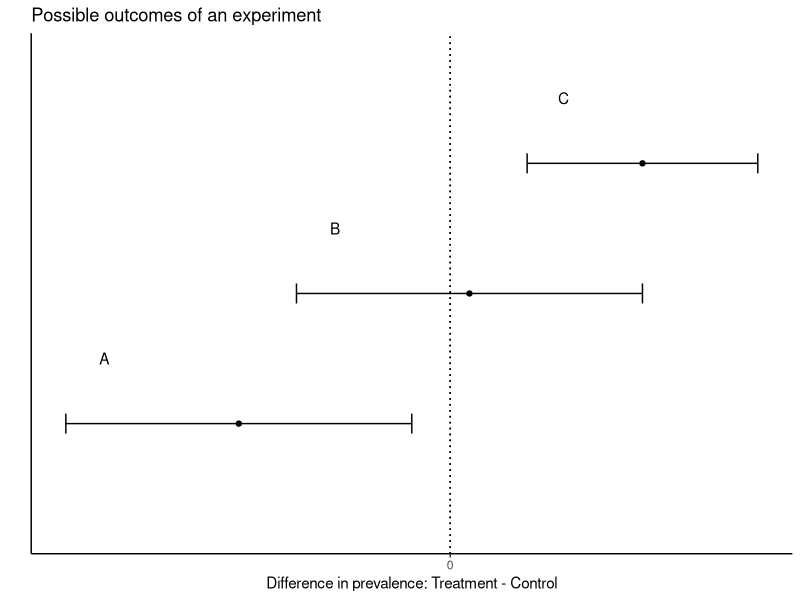
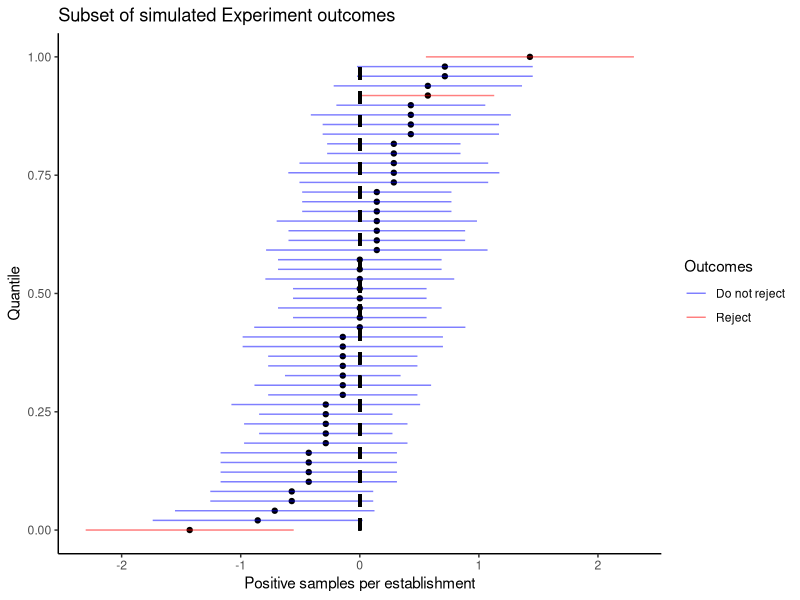
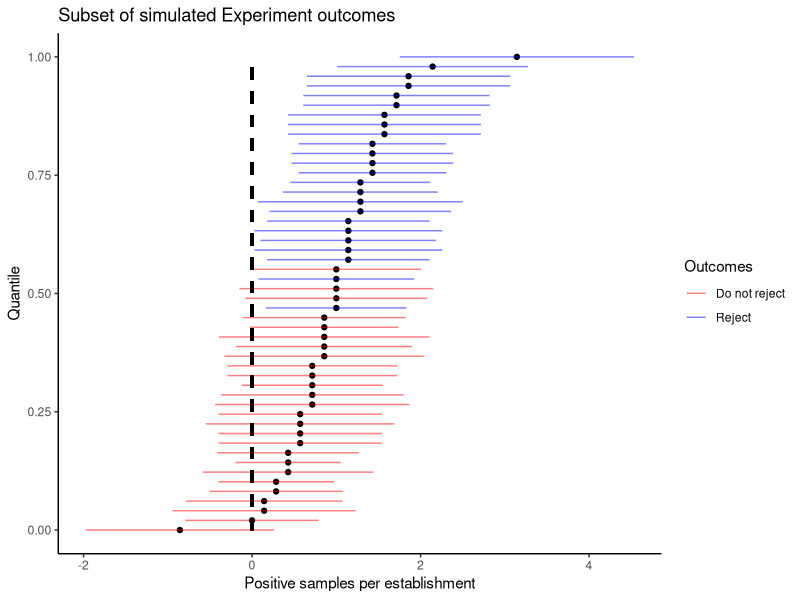
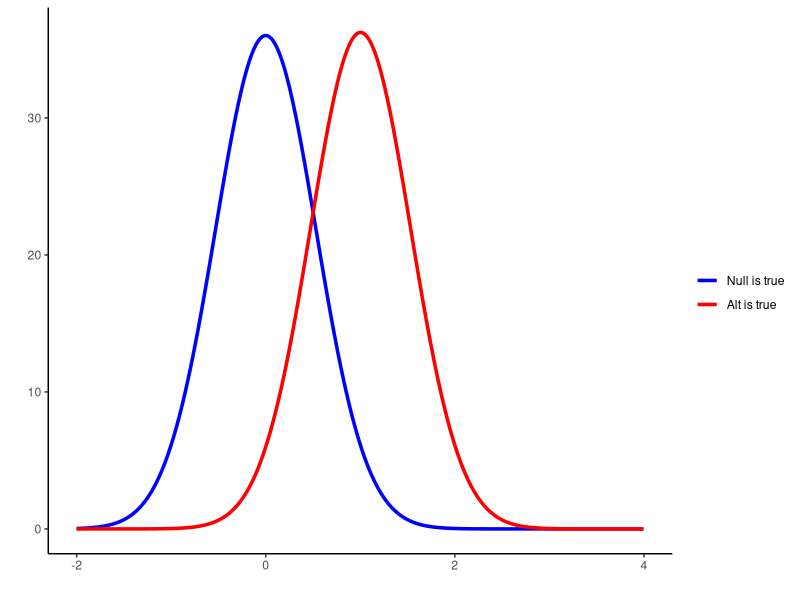
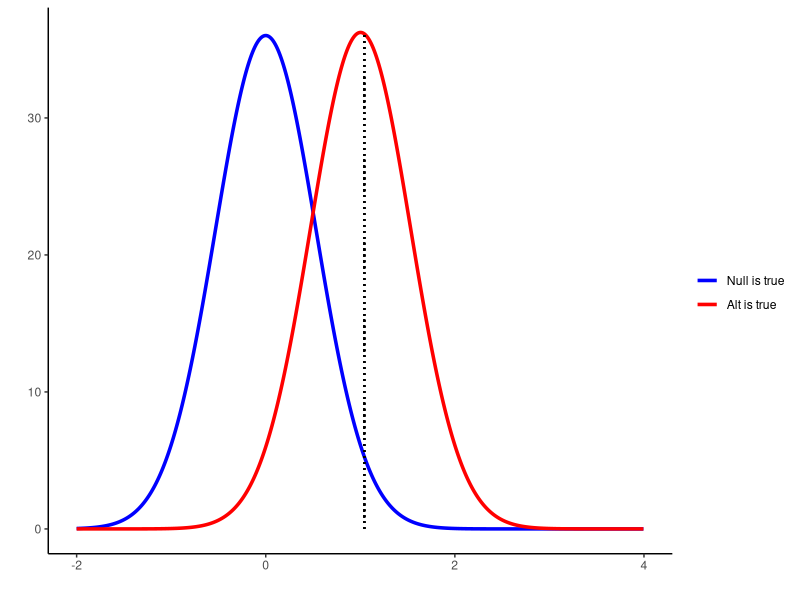
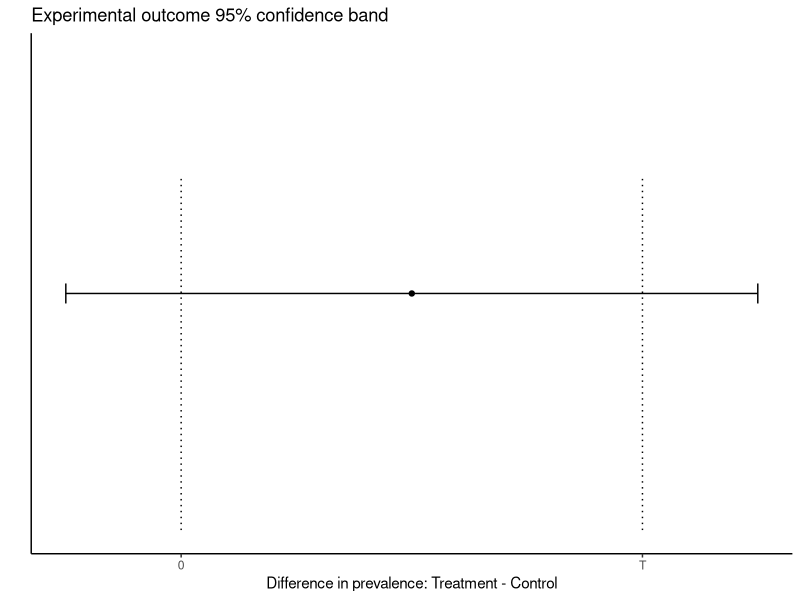
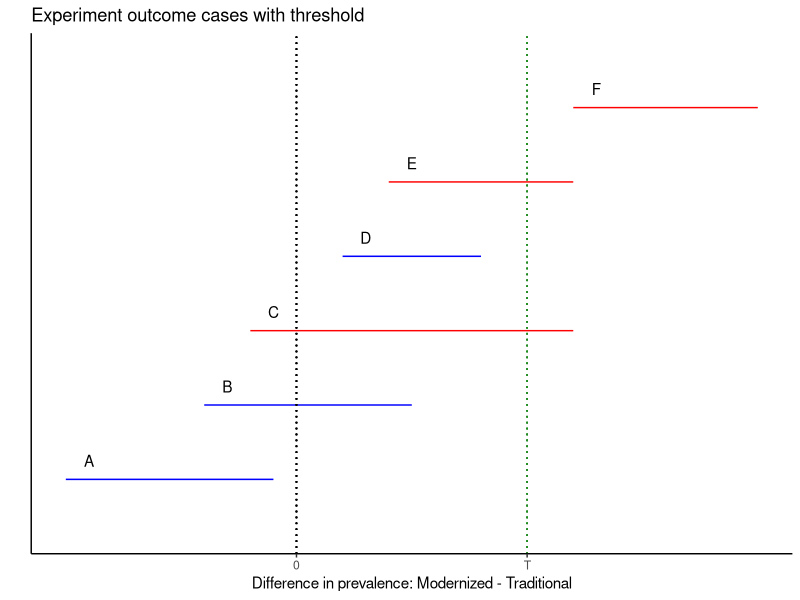
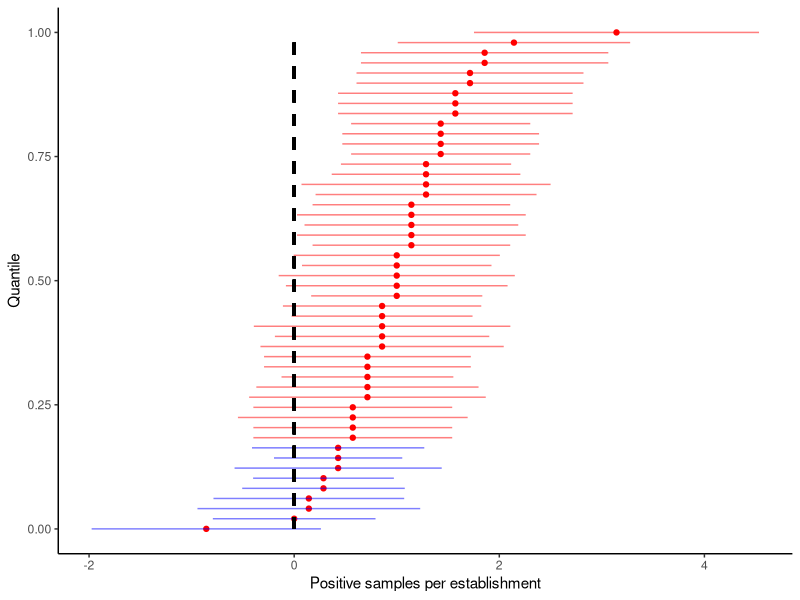

The R script that drew these images, in order:
## ---- chunk 1
library(ggplot2)
library(dplyr)
knitr::opts_chunk$set(fig.width=4.8, fig.height=3,
                      echo=FALSE, warning=FALSE, message=FALSE)
## ---- chunk 2
# Outcome cases, general
ex.df = data.frame(case=c("A","B","C "),labels=c("Reject","Do not reject","Reject"),
                   low=c(-10,-4,2),
                   high=c(-1,5,8))

ggplot(ex.df) + 
  geom_text(aes(x=low,y=case,label=case), nudge_x=1, nudge_y=0.5) +
  geom_segment(aes(x=low,xend=high,y=case,yend=case),
               arrow=arrow(angle = 90, length = unit(0.1, "inches"),
                           ends = "both", type = "open")) +
  geom_point(aes(x=(high+low)/2,y=case)) +
  geom_segment(aes(x=0,xend=0,y=0,yend=4), linetype="dotted") +
  ggtitle("Possible outcomes of an experiment") +
  ylab("") +
  xlab("Difference in prevalence: Treatment - Control") +
  scale_x_continuous(breaks=c(0),labels=c("0")) +
  theme_classic() +
  theme(axis.text.y = element_blank(), axis.ticks.y=element_blank())
## ---- chunk 3

ExOutcomes = function(diff, p0, thr, nplants, samples_per_plant, Nsim=1e5, alpha=0.05, beta=0.2, sf=48){
  total_samples = nplants*samples_per_plant
  Ns = nplants*samples_per_plant
  sim = sapply(1:Nsim, function(x) {
     d = rbinom(Ns,1,p0+diff) - rbinom(Ns,1,p0)
     c(mean(d)-qnorm(1-alpha/2)*sd(d)/sqrt(Ns), 
    mean(d)+qnorm(1-alpha/2)*sd(d)/sqrt(Ns),
    mean(d))
  })
 
  dfp = data.frame(lower=sim[1,], upper=sim[2,], mean=sim[3,]) %>% 
#    arrange(low, -mean) %>%
    arrange(mean) %>%
    mutate(run=row_number()/Nsim)
  
  dfp$case = "All zero"
  dfp$case[dfp$upper < 0] = "A"
  dfp$case[dfp$upper > 0   & dfp$upper < thr & dfp$lower < 0] = "B"
  dfp$case[dfp$upper > thr & dfp$lower < 0] = "C"
  dfp$case[dfp$upper < thr & dfp$lower > 0] = "D"
  dfp$case[dfp$upper > thr & dfp$lower < thr & dfp$lower > 0] = "E"
  dfp$case[dfp$lower > thr] = "F"
  dfp$case = ordered(dfp$case,c("All zero","A","B","C","D","E","F"))
  
  dfp$case0 = "All zero"
  dfp$case0[dfp$upper < 0] = "Reject"
  dfp$case0[dfp$upper > 0 & dfp$lower < 0] = "Do not reject"
  dfp$case0[dfp$lower > 0] = "Reject"

  cases = dfp %>% 
    group_by(case) %>% 
    summarize(t=n()/Nsim) %>% 
    as.data.frame()

  cases0 = dfp %>% 
    group_by(case0) %>% 
    summarize(t=n()/Nsim) %>% 
    as.data.frame()
  
  pbar = uniroot(function(pbar) 
   2*pbar - 2*p0 -(qnorm(1-alpha/2)+qnorm(1-beta))*sqrt(1/total_samples)*sqrt(pbar*(1-pbar)),  c(0,1))$root
  
  c95 = sqrt(2*p0*(1-p0))/sqrt(total_samples)*qnorm(1-alpha/2)
  dat = data.frame(x=seq(1/total_samples,1,length.out=total_samples),y=seq(0,total_samples-1))
  c95pos = approx(dat$x, dat$y, xout=c95)$y%%1
  
  mdd = (c95+sqrt(pbar*(1-pbar))*sqrt(2/total_samples)*qnorm(1-beta))*sf
  
  meas0 = sum(dfp$lower >= 0)/Nsim
  meas1 = sum(dfp$mean >= c95)/Nsim
  power = power.prop.test(n=total_samples, p1=p0, p2=p0+diff)$power
  p.p.test = power.prop.test(n=total_samples, p1=p0, power=0.8)
#  mdd = (p.p.test$p2 - p.p.test$p1)*sf
  colors = c("green","blue","red")
  
  select_rows = seq(from=1, to=Nsim, length.out=50)
  dfp1 = dfp[select_rows,]
  p = ggplot(dfp1) + 
    geom_point(aes(mean*sf, run), color="red")  +
    geom_segment(aes(x=lower*sf,xend=upper*sf,y=run,yend=run, color=case), alpha=0.5)  +
    geom_segment(aes(x=0,xend=0,y=0,yend=1), linetype="dashed", color="black", size=1) +
    ylab("Quantile") + xlab("Positive samples per establishment") +
    theme_classic()

  p2 = ggplot(dfp1) + 
    geom_point(aes(mean*sf, run), color="black") +
    geom_segment(aes(x=lower*sf,xend=upper*sf,y=run,yend=run, color=case0), alpha=0.5)  +
    scale_color_manual(
      values=c("Reject"="red","Do not reject"="blue")) +
    geom_segment(aes(x=0,xend=0,y=0,yend=1), linetype="dashed", color="black", size=1) +
      ggtitle("Subset of simulated Experiment outcomes") +
    ylab("Quantile") + xlab("Positive samples per establishment") +
    theme_classic() +
      labs(color = "Outcomes")
  
    inputs = c(p0=p0,diff=diff, thr=thr, nplants=nplants, samples_per_plant=samples_per_plant, Nsim=Nsim, alpha=alpha, beta=beta, sf=sf)
    
    output = list(cases = cases, 
                  cases0 = cases0,
                  mdd=mdd, 
                  power.calc = power, 
                  power.meas0 = meas0, 
                  power.meas1 = meas1,
                  plot = p, 
                  p2 = p2,
                  dfp = dfp,
                  c95 = c95,
                  c95pos = c95pos,
                  inputs = inputs)
}
## ---- chunk 4
# simulation parameters
p0 = 0.5/48
th = 1.5/48
np = 7
ns = 48
NN = 1e4
diff = 0
## ---- chunk 5
e = ExOutcomes(diff,p0,th,np,ns,Nsim=NN)
e$p2
#e$cases
e$cases0
nodiff = e$cases0[e$cases0$case0=="Do not reject","t"]
reject = e$cases0[e$cases0$case0=="Reject","t"]
## ---- chunk 6
diff = 1/48
NN = 1e4
e1 = ExOutcomes(diff,p0,th,np,ns,Nsim=NN)
e1$p2 +    scale_color_manual(
      values=c("Reject"="blue","Do not reject"="red"))

#e1$cases
e1$cases0
nodiff = sum(e1$cases0[e1$cases0$case == c("Do not reject"),"t"] )

## ---- chunk 7

Npoints = 1e6
Nsamples = 336
x <- seq(-6/48, 6/48, length.out=Npoints)
mean1 <- 0
sd1=sqrt(2*p0*(1-p0))*sqrt(2/Nsamples)
za = qnorm(0.975)*sd1*48

alpha = 0.05
beta = 0.5298

pbar = uniroot(function(pbar) 
   2*pbar - 2*p0 -(qnorm(1-alpha/2)+qnorm(1-beta))*sqrt(2/Nsamples)*sqrt(pbar*(1-pbar)),  c(0,1))$root

sd2 = sqrt(pbar*(1-pbar))*sqrt(2/Nsamples)
zb = qnorm(1-beta)*sd2*48
mdd = za + zb

dat <- data.frame(x = x, y1 = dnorm(x, mean1, sd1), y2 = dnorm(x, mdd/48, sd2))
# 

dat$cdf1=cumsum(dat$y1)
dat$cdf1=dat$cdf1/max(dat$cdf1)
dat$cdf2=cumsum(dat$y2)
dat$cdf2=dat$cdf2/max(dat$cdf2)

select_rows = seq(from=1, to=Npoints, length.out=1000)
dat1 = dat[select_rows,]

ym=max(dat1$y1,dat1$y2)
plt = ggplot(dat1, aes(x = x*48)) +
  geom_line(aes(y = y1, colour = 'Null is true'), size = 1.2) +
  geom_line(aes(y = y2, colour = 'Alt is true'), size = 1.2) +
  xlab("") + ylab("") + theme(legend.title = element_blank()) +
  scale_colour_manual(breaks = c("Null is true", "Alt is true"), values = c("blue", "red")) +
  xlim(-2,4) +
  labs(color="") +
    theme_classic()

# interpolated power value
vol <- lapply(data.frame(cdf1=0.975), function(l) approx(dat$cdf1, dat$x, xout=l))
vol <- vol$cdf1$y*48
vol2 <- lapply(data.frame(x=vol/48), function(l) approx(dat$x, dat$cdf2, xout=l))
power=1-vol2$x$y
plt

## ---- chunk 8
plt2 = plt +
  geom_segment(aes(x=za, xend=za, y=0, yend=ym), linetype="dotted")

#  geom_area(aes(y = y1, x = ifelse(x > qnorm(0.975)*sd1, x*48, NA)), fill = 'black') +
#  geom_area(aes(y = y2, x = ifelse(x > qnorm(0.975)*sd1, x*48, NA)), fill = 'blue', alpha = 0.3)
#  xlab("") + ylab("") + theme(legend.title = element_blank())
#  geom_segment(aes(x=0,xend=za,y=2.5,yend=2.5), arrow=arrow(angle = 45, length = unit(0.1, "inches"),
#                           ends = "last", type = "open")) +
#  geom_segment(aes(x=za,xend=mdd,y=20,yend=20), arrow=arrow(angle = 45, length = unit(0.1, "inches"),
#                           ends = "last", type = "open")) +
#  geom_segment(aes(x=za,xend=za+zb,y=12,yend=12), arrow=arrow(angle = 45, length = unit(0.1, "inches"),
#                           ends = "last", type = "open")) +

plt2
## ---- chunk 9
#ggplot(ex.df[ex.df$case %in% c("No Difference"),]) + 
ggplot(data.frame(lower=-1,upper=5)) +
  geom_segment(aes(x=lower,xend=upper,y=1,yend=1),
               arrow=arrow(angle = 90, length = unit(0.1, "inches"),
                           ends = "both", type = "open")) +
  geom_point(aes(x=(upper+lower)/2,y=1)) +
  geom_segment(aes(x=0,xend=0,y=0,yend=1.5), linetype="dotted") +
  geom_segment(aes(x=4,xend=4,y=0,yend=1.5), linetype="dotted") +
  ggtitle("Experimental outcome 95% confidence band") +
  ylim(0,2) +
  ylab("") + 
  xlab("Difference in prevalence: Treatment - Control") +
  scale_x_continuous(breaks=c(0,4),labels=c("0","T")) +
  theme_classic() +
  theme(axis.text.y = element_blank(), axis.ticks.y=element_blank())
## ---- chunk 10
ex.df = data.frame( case=c("A","B","C","D","E","F") ,                 labels=c("Non-Inferior","Non-Inferior*","Inferior**","Non-Inferior**","Inferior (mostly)","Inferior"),
                   lower=c(-10,-4,-2,2,4,12),
                   upper=c(-1,5,12,8,12,20))
ex.df$case <- factor(ex.df$case, levels = ex.df$case[order(ex.df$lower)])

colors = c("blue","blue","red","blue","red","red")
ggplot(ex.df) + 
  geom_text(aes(x=lower,y=case,label=case), nudge_x=1, nudge_y=0.25) +
  geom_segment(aes(x=lower,xend=upper,y=case,yend=case, color=case)) +
  scale_color_manual(values=colors)+
#  geom_point(aes(x=(high+low)/2,y=case)) +
  geom_segment(aes(x=0,xend=0,y=0,yend=7), linetype="dotted") +
  geom_segment(aes(x=10,xend=10,y=0,yend=7), linetype="dotted", color="forestgreen") +
  ggtitle("Experiment outcome cases with threshold") + 
  ylab("")+
  xlab("Difference in prevalence: Modernized - Traditional") +
  scale_x_continuous(breaks=c(0,10),labels=c("0", "T")) +
  theme_classic() +
  theme(axis.text.y = element_blank(), axis.ticks.y=element_blank(), legend.position = "")

## ---- chunk 11
e1$plot + 
  scale_color_manual(
      values=c("A"="blue","B"="blue","D"="blue","C"="red","E"="red","F"="red")) + 
  theme(legend.position = "")

p1=p0+1/48
count1=sum(e1$dfp$mean < (qnorm(0.975)+qnorm(0.8))/sqrt(336)*(sqrt(p0*(1-p0) + p1*(1-p1))))
## ---- chunk 12
thr = 2.54/48
e2 = ExOutcomes(diff,p0,thr,np,ns,Nsim=NN)
e2$plot + 
  scale_color_manual(
      values=c("A"="blue","B"="blue","D"="blue","C"="red","E"="red","F"="red")) +  geom_segment(aes(x=thr*48,xend=thr*48,y=0,yend=1), linetype="dashed", color="forestgreen", size=1) + 
  theme(legend.position = "")

## ---- chunk 13
thr = 2/48
e3 = ExOutcomes(diff,p0,thr,np,96,Nsim=NN)
e3$plot + 
  scale_color_manual(
      values=c("A"="blue","B"="blue","D"="blue","C"="red","E"="red","F"="red")) +  geom_segment(aes(x=thr*48,xend=thr*48,y=0,yend=1), linetype="dashed", color="forestgreen", size=1) + 
  theme(legend.position = "")
